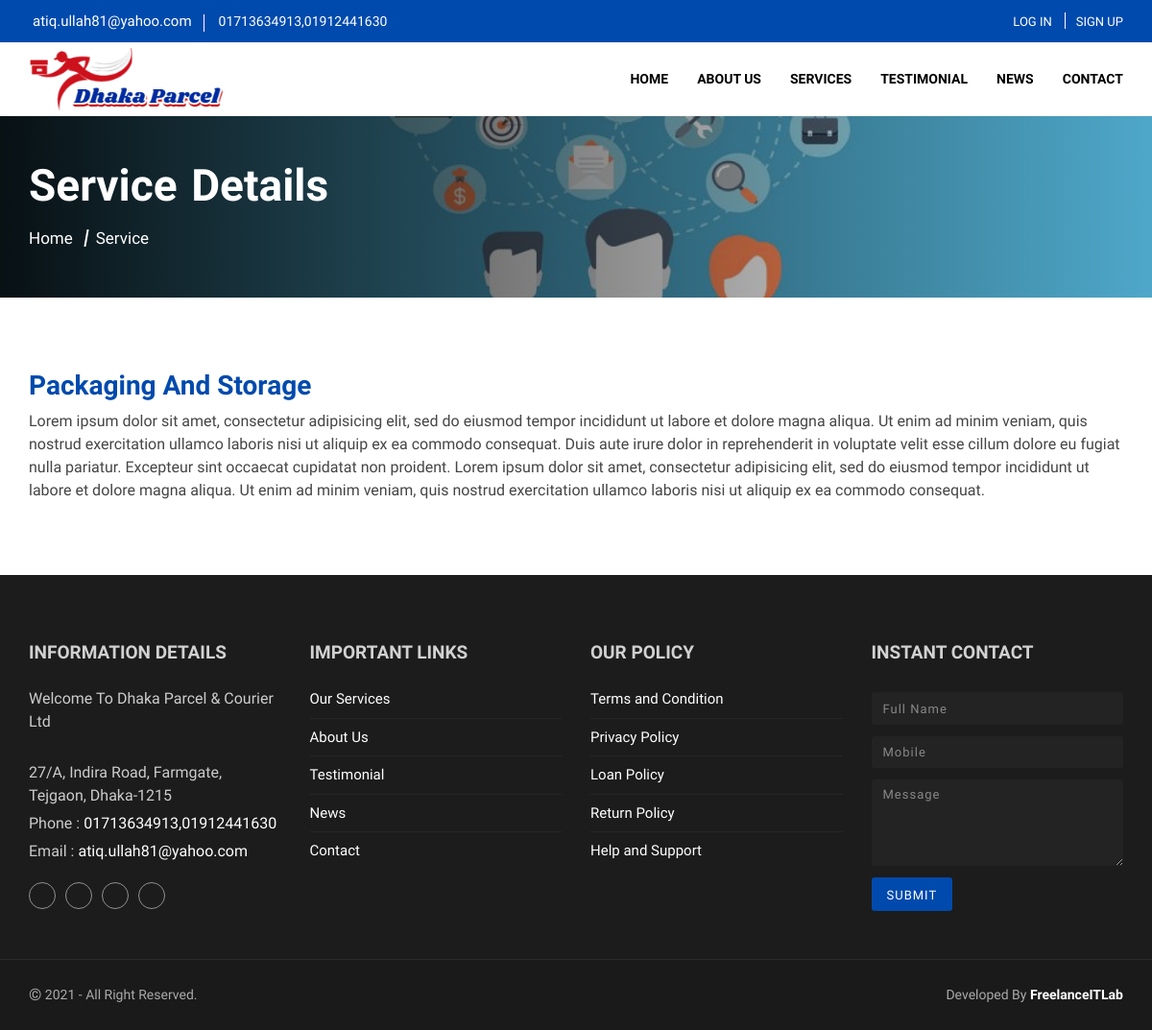
/home/service_details/35, run on the app's committed database.
### tables this page shows
CREATE TABLE `footer` (
  `id` int(11) NOT NULL,
  `location` varchar(100) NOT NULL,
  `email` varchar(100) NOT NULL,
  `phone` varchar(100) NOT NULL,
  `fb_link` varchar(100) NOT NULL,
  `g_link` varchar(100) NOT NULL,
  `in_link` varchar(100) NOT NULL,
  `tw_link` varchar(100) NOT NULL,
  `youtube` varchar(255) DEFAULT NULL,
  `trash` varchar(100) NOT NULL
);

CREATE TABLE `header` (
  `id` int(11) NOT NULL,
  `web_title` varchar(100) NOT NULL,
  `web_logo` varchar(100) NOT NULL,
  `fev_icon` varchar(100) NOT NULL,
  `food_menu` text NOT NULL,
  `apk` text DEFAULT NULL,
  `is_verification` int(1) NOT NULL DEFAULT 1,
  `trash` int(100) NOT NULL
);

CREATE TABLE `services` (
  `id` int(11) NOT NULL,
  `title` varchar(100) NOT NULL,
  `description` mediumtext NOT NULL,
  `path` varchar(100) NOT NULL,
  `positon` int(11) NOT NULL,
  `status` int(11) NOT NULL
);

### application/helpers/io_helper.php (called while the page is built, shortened)
<?php
if (!function_exists('readTable')) {
    function readTable($table, $where=[], $nidle=[]){
        $ci =& get_instance();
        $query = $ci->db->where($where)->get($table);
        return $query->result();
    }
}
if (!function_exists('view')) {
    function view($location)
    {
        $ci =& get_instance();
        $ci->data['page'] = $location;
        $ci->load->view('frontend/layout/master', $ci->data);
    }
}
if (!function_exists('load')) {
    function load($location)
    {
        $ci =& get_instance();
        $ci->load->view(str_replace('.', '/', $location), $ci->data);
    }
}

### application/controllers/Frontend/HomeController.php (called while the page is built, shortened)
<?php
class HomeController extends Frontend_Controller {
    function __construct() {
        parent::__construct();
    }
    public function service_details($id) {
    	$this->data['service']      = read('services', ['id'=>$id])[0];
        return view('frontend.pages.service_details');
    }
}

### index.php (called while the page is built, shortened)
<?php
require_once BASEPATH.'core/CodeIgniter.php';

### application/core/Lab_Controller.php (called while the page is built, shortened)
<?php
class Frontend_Controller extends Lab_Controller {
    function __construct() {
        $header = readTable('header');
        $footer = readTable('footer');
    }
}

### application/controllers/Home.php (called while the page is built)
<?php require_once('Frontend/HomeController.php');
class Home extends HomeController {
    function __construct() {
        parent::__construct();
    }
}

### application/helpers/ecom_front_helper.php (called while the page is built, shortened)
<?php
function user(){
    $CI = & get_instance();
    if($CI->session->userdata('subscriber'))
    {
        $user = readTable('subscribers', ['id'=>$CI->session->userdata('subscriber_id')]);
        return ($user ? $user[0] : false);
    }
    else{
        return false;
    }
}

### application/helpers/custom_db_helper.php (called while the page is built, shortened)
<?php
	function read($data=null, $Extra_cond=null, $Extra_order_by='id DESC', $Extra_limit=null, $Extra_offset=null){
		$ci =& get_instance();
		if(is_array($data)){
			$table 	   = isset($data['table']) ? $data['table'] : null;
			$cond  	   = isset($data['cond']) ? $data['cond'] : null;
			$offset    = isset($data['offset']) ? $data['offset'] : null;
			$limit     = isset($data['limit']) ? $data['limit'] : null;
			$order_by  = isset($data['order_by']) ? $data['order_by'] : null;
			$group_by  = isset($data['group_by']) ? $data['group_by'] : null;
			$distinct  = isset($data['distinct']) ? $data['distinct'] : null;
			$select    = isset($data['select']) ? $data['select'] : '*';
        			$ci->db->select($select);
					$ci->db->order_by($order_by);
					if($distinct!==null) $ci->db->distinct($distinct);
					if($group_by!==null) $ci->db->group_by($group_by);
			$result = $ci->db->get_where($table,$cond,$limit, $offset);
		}else{
			$Extra_table = $data;
					  $ci->db->order_by($Extra_order_by);
			$result = $ci->db->get_where($Extra_table, $Extra_cond, $Extra_limit, $Extra_offset);
		}
		if(empty($result->result())){
			return false;
		}else{
			return $result->result();
		}
	}

### application/views/frontend/pages/service_details.php (the view, shortened to what this page needs)
<link rel="stylesheet" href="<?=site_url('public/style/single.css')?>">
<header class="second_header">
    <div class="cover">
        <div class="container">
            <div class="header_content">
                <h2>Service Details</h2>
                <ul>
                    <li><a href="<?=site_url('')?>">Home</a></li>
                    <li>Service</li>
                </ul>
            </div>
        </div>
    </div>
</header>
<section class="single_page">
    <div class="container">
        <h3><?= $service->title; ?></h3>
        <p><?= $service->description; ?></p>
    </div>
</section>

### application/views/frontend/partials/header.php (shortened to what this page needs)
<!doctype html>
<html lang="en">
<head>
    <link rel="stylesheet" href="https://unpkg.com/ionicons@4.5.10-0/dist/css/ionicons.min.css">
    <link rel="stylesheet" href="https://pro.fontawesome.com/releases/v5.10.0/css/all.css">
    <link rel="stylesheet" href="https://cdn.jsdelivr.net/npm/bootstrap-select@1.13.14/dist/css/bootstrap-select.min.css">
    <link rel="stylesheet" href="https://cdn.jsdelivr.net/npm/bootstrap@4.5.3/dist/css/bootstrap.min.css">
    <link rel="stylesheet" href="<?php echo site_url('public/style/master.css')?>">
</head>
<?php
    $header = read('header');
?>
<body>
    <div id="app">
        <nav class="fixed-top">
            <div class="contact_nav">
                <div class="container">
                    <div class="cnav_content">
                        <div class="contact_access">
                            <a href="mailto:"><i class="icon ion-ios-mail"></i><?=($footer?$footer->email:'')?> </a>
                            <a href="tel:" class="call"><i class="icon ion-ios-call"></i><?=($footer?$footer->phone:'')?> </a>
                        </div>
                        <?php if(!user()){ ?>
                        <ul class="auth">
                            <li>
                                <a href="<?=site_url('login')?>"><span>Log In</span></a>
                            </li>
                            <li>
                                <a href="<?=site_url('registration')?>"><span>Sign Up</span></a>
                            </li>
                        </ul>
                        <?php } else if(user()) { ?>
                        <div class="user-dropdown dropdown">
                            <div class="user-menu" data-toggle="dropdown">
                                <span><?=(user()->name)?></span>
                                <img src="<?= site_url(!empty(user()->image) ? user()->image : 'public/images/user/01.png') ?>"
                                    alt="">
                            </div>
                            <ul class="dropdown-menu">
                                <li><a href="<?=site_url('user-panel/dashboard')?>"><i
                                            class="icon ion-ios-speedometer"></i> Dashboard</a></li>
                                <li><a href="<?=site_url('user-panel/profile')?>"><i class="icon ion-md-person-add"></i>
                                        Profile</a></li>
                                <li><a href="<?=site_url('logout')?>"><i class="icon ion-md-log-out"></i> Logout</a>
                                </li>
                            </ul>
                        </div>
                        <?php } ?>
                    </div>
                </div>
            </div>
            <div class="navbar navbar-expand-lg">
                <div class="container">
                    <a class="brand" href="<?=site_url('')?>">
                        <img src="<?=site_url($header ? $header[0]->web_logo : 'public/images/logo/logo.png')?>" alt="">
                    </a>
                    <div class="collapse navbar-collapse" id="nav">
                        <ul class="navbar-nav">
                            <li><a href="<?=site_url('')?>" class="nav-link">Home</a></li>
                            <li><a href="<?=site_url('about')?>" class="nav-link">About Us</a></li>
                            <li><a href="<?=site_url('services')?>" class="nav-link">Services</a></li>
                            <li><a href="<?=site_url('testimonial')?>" class="nav-link">Testimonial</a></li>
                            <li><a href="<?=site_url('news')?>" class="nav-link">News</a></li>
                            <li><a href="<?=site_url('contact')?>" class="nav-link">Contact</a></li>
                        </ul>
                    </div>
                </div>
            </div>
        </nav>

### application/views/frontend/partials/footer.php (shortened to what this page needs)
    <footer class="footer_section" id="message">
        <div class="container">
            <div class="row">
                <div class="col-lg-3 col-sm-6">
                    <div class="company_info">
                        <h3>Information Details</h3>
                        <p>Welcome To <?=($header?$header->web_title:'')?></p><br>
                        <p><?=($footer?$footer->location:'')?></p>
                        <p>Phone : <a
                                href="tel:<?=($footer?$footer->phone:'')?>"><?=($footer? $footer->phone:'Wbsite Title')?></a>
                        </p>
                        <p>Email : <a
                                href="mailto:<?=($footer?$footer->email:'')?>"><?=($footer?$footer->email:'')?></a>
                        </p>
                        <ul class="social_link">
                            <li><a href="<?=($footer?$footer->fb_link:'')?>" target="_blank" class="facebook"><i class="icon ion-logo-facebook"></i></a></li>
                            <li><a href="<?=($footer?$footer->tw_link:'')?>" target="_blank" class="twitter"><i class="icon ion-logo-twitter"></i></a></li>
                            <li><a href="<?=($footer?$footer->in_link:'')?>" target="_blank" class="linkedin"><i class="icon ion-logo-linkedin"></i></a></li>
                            <li><a href="<?=($footer?$footer->youtube:'')?>" target="_blank" class="youtube"><i class="icon ion-logo-youtube"></i></a></li>
                        </ul>
                    </div>
                </div>
                <div class="col-lg-3 col-sm-6">
                    <div class="company_info">
                        <h3>Important Links</h3>
                        <ul class="quick_link">
                            <li><a href="<?=site_url('services')?>">Our Services</a></li>
                            <li><a href="<?=site_url('about')?>">About Us</a></li>
                            <li><a href="<?=site_url('testimonial')?>">Testimonial</a></li>
                            <li><a href="<?=site_url('home/news')?>">News</a></li>
                            <li><a href="<?=site_url('home/contact')?>">Contact</a></li>
                        </ul>
                    </div>
                </div>
                <div class="col-lg-3 col-sm-6">
                    <div class="company_info">
                        <h3>Our Policy</h3>
                        <ul class="quick_link">
                            <li><a href="<?=site_url('page/terms_condition')?>">Terms and Condition</a></li>
                            <li><a href="<?=site_url('page/privacy_policy')?>">Privacy Policy</a></li>
                            <li><a href="<?=site_url('page/loan_policy')?>">Loan Policy</a></li>
                            <li><a href="<?=site_url('page/return_policy')?>">Return Policy</a></li>
                            <li><a href="<?=site_url('page/help_support')?>">Help and Support</a></li>
                        </ul>
                    </div>
                </div>
                <div class="col-lg-3 col-sm-6">
                    <div class="company_info">
                        <h3>Instant Contact</h3>
                        <form class="contact_form" action="<?=site_url('home/add_message')?>" method="post">
                            <div class="form-group">
                                <input type="text" name="name" class="form-control" placeholder="Full Name" required>
                            </div>
                            <div class="form-group">
                                <input type="text" class="form-control" name="phone" placeholder="Mobile" required>
                            </div>
                            <div class="form-group">
                                <textarea class="form-control" name="message" rows="4" placeholder="Message"
                                    required></textarea>
                            </div>
                            <button type="submit" class="btn">Submit</button>
                        </form>
                    </div>
                </div>
            </div>
        </div>
    </footer>
    <footer class="second_footer">
        <div class="container">
            <div class="ft_content">
                <p><span class="copyright">©</span> 2021
                    <?php  ?> -
                    All Right Reserved.</p>
                <p>Developed By <a href="http://www.freelanceitlab.com/" target="_blank">FreelanceITLab</a></p>
            </div>
        </div>
    </footer>
    </div>
    <link rel="stylesheet" href="//cdnjs.cloudflare.com/ajax/libs/toastr.js/latest/css/toastr.min.css">
    </body>
</html>

### public/style/single.css (style rules this page uses)
.single_page { padding: 75px 0 60px; background: #fff; }
.single_page h3 { font-weight: 700; color: #004AAD; }

### data on the page
footer: email "atiq.ullah81@yahoo.com", phone "01713634913,01912441630", location "27/A, Indira Road, Farmgate, Tejgaon, Dhaka-1215"
header: web_logo (picture), web_title "Dhaka Parcel & Courier Ltd"
services: title "Packaging And Storage", description "Lorem ipsum dolor sit amet, consectetur adipisicing elit, sed do eiusmod tempor incididunt ut labore et dolore magna aliqua. Ut enim ad minim veniam, quis nostrud exercitation ullamco laboris nisi ut aliquip ex ea commodo consequat. Duis aute irure dolor in reprehenderit in voluptate velit esse cillum dolore eu fugiat nulla pariatur. Excepteur sint occaecat cupidatat non proident. Lorem ipsum dolor sit amet, consectetur adipisicing elit, sed do eiusmod tempor incididunt ut labore et dolore magna aliqua. Ut enim ad minim veniam, quis nostrud exercitation ullamco laboris nisi ut aliquip ex ea commodo consequat."
